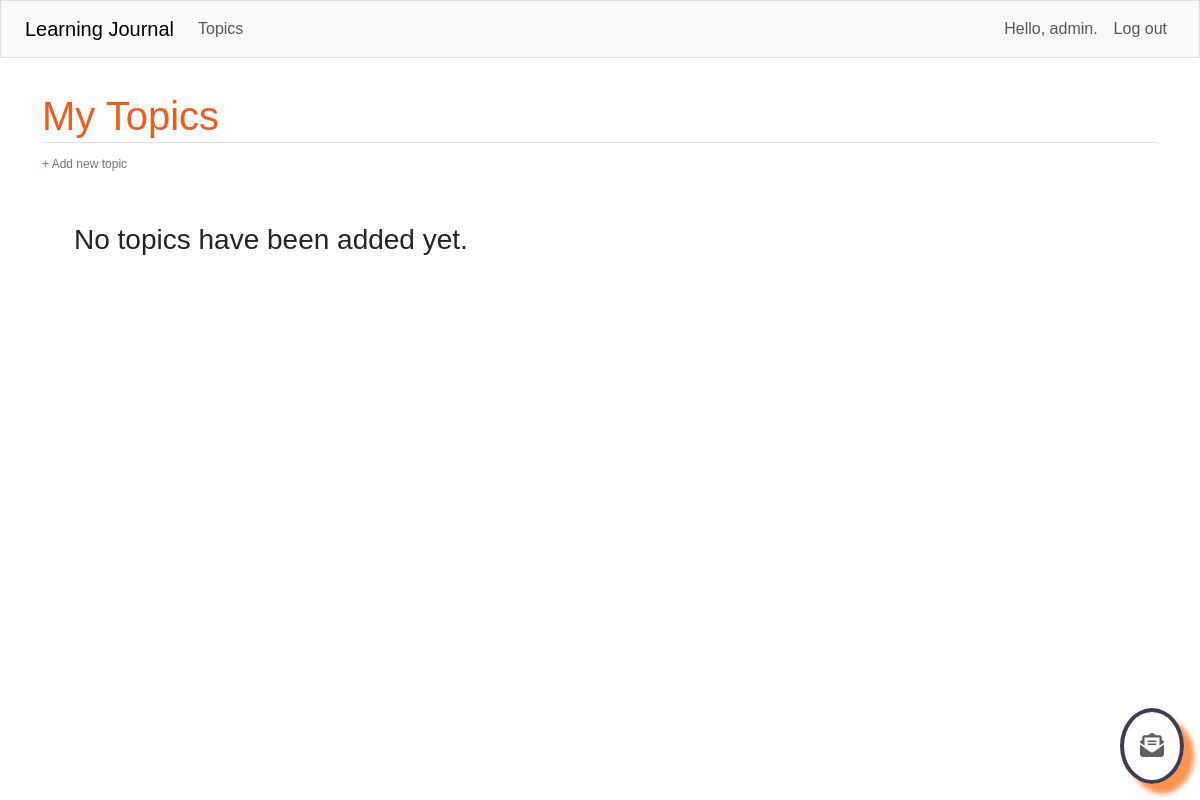
The app's page /topics/ (signed in), older data.
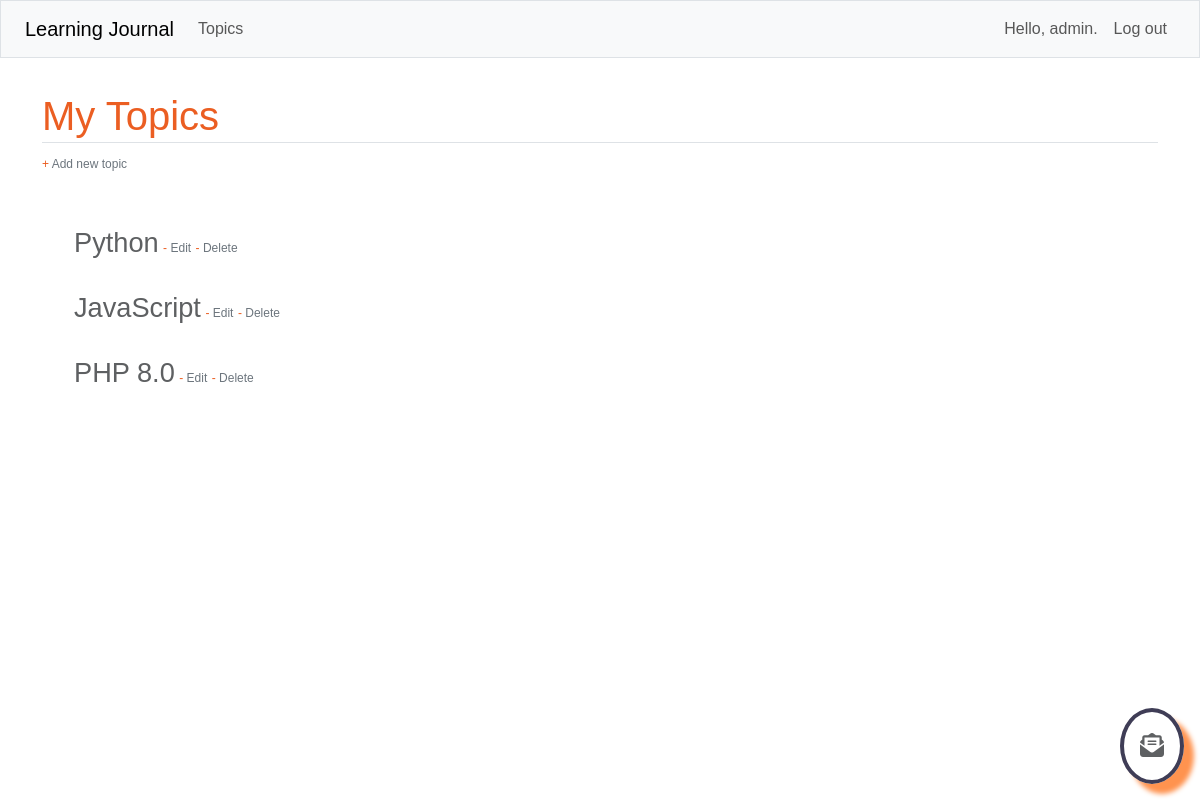
The same page, newer data.
### learning_journals/models.py (models this page shows)
class Topic(models.Model):
    text = models.CharField(max_length=200)
    date_added = models.DateTimeField(auto_now_add=True)
    owner = models.ForeignKey(User, on_delete=models.CASCADE)
    def __str__(self):
        return self.text

### learning_journals/views.py (the view)
# urls.py: path('topics/', views.topics, name='topics'),
@login_required
def topics(request):
    topics = Topic.objects.filter(owner=request.user).order_by('date_added')
    context = {'topics': topics}
    return render(request, 'learning_journals/topics.html', context)

### learning_journals/templates/learning_journals/topics.html
{% extends "learning_journals/base.html" %}
{% load bootstrap5 %}
{% block page_header %}
<h1 class="mt-5 orange-deep myline">My Topics</h1>
{% endblock page_header %}
{% block content %}
<p cladd="mb-5">
  <a href="{% url 'learning_journals:new_topic' %}" class="edittopic"><span class="orange-deep">+ </span>Add new
    topic</a>
</p>
<ul class="mt-5 mb-5">
  {% for topic in topics %}
  <li class="mt-4">
    <a href="{% url 'learning_journals:topic' topic.id %}" class="topics">{{ topic }}</a>
    <a href="{% url 'learning_journals:edit_topic' topic.id %}" class="edittopic">
      <span class="orange-deep">-</span> Edit</a>
    <a href="{% url 'learning_journals:delete_topic' topic.id %}" class="edittopic">
      <span class="orange-deep">-</span> Delete</a>
  </li>
  {% empty %}
  <li>
    <h3>No topics have been added yet.</h3>
  </li>
  {% endfor %}
</ul>
<a class="darkgrey" href="{% url 'learning_journals:contact_us' %}">
  <div class="contactus-div darkgrey">
    <i class="fas fa-envelope-open-text"></i>
  </div>
</a>
{% endblock content %}

### learning_journals/templates/learning_journals/base.html (shortened to what this page needs)
{% load bootstrap5 %}
{% load static %}
<!DOCTYPE html>
<html lang="en">
<head>
    <link rel="stylesheet" type="text/css" href="{% static 'css/style.css' %}">
    {% bootstrap_css %}
</head>
<body>
    <nav class="navbar navbar-expand-md navbar-light bg-light mb-4 border pe-4 ps-4">
        <a class="navbar-brand" href="{% url 'learning_journals:index'%}">
            Learning Journal</a>
        <ul class="navbar-nav me-auto">
            <li class="nav-item">
                <a class="nav-link" href="{% url 'learning_journals:topics'%}">
                    Topics</a>
            </li>
        </ul>
        <div class="collapse navbar-collapse" id="navbarSupportedContent">
            <ul class="navbar-nav ms-auto">
                {% if user.is_authenticated %}
                <li class="nav-item">
                    <span class="nav-link">Hello, {{ user.username }}.</span>
                </li>
                <li class="nav-item">
                    <a class="nav-link" href="{% url 'users:logout' %}">Log out</a>
                </li>
                {% endif %}
            </ul>
        </div>
    </nav>
    <main role="main" class="container">
        <div class="pb-2 mb-2 border-bottom">
            {% block page_header %}{% endblock page_header %}
        </div>
        <div>
            {% block content %}{% endblock content %}
        </div>
    </main>
</body>
</html>

### learning_journals/static/css/style.css (style rules this page uses)
body { font-family: 'Sathu', sans-serif !important; }
.orange-deep { color: #EB5E22; }
.darkgrey { color: #5E6062; }
ul { list-style-type: none; margin: 0; padding: 0; }
a.edittopic:link, a.edittopic:visited { color: #6C757D; font-size: .75rem; text-decoration: none; }
a.topics:link, a.topics:visited { font-size: 1.7rem; color: #5E6062; text-decoration: none; }
.myline { line-height: .5; }
.contactus-div { display: none; }
@media (min-width: 576px) { .contactus-div { display: block; position: absolute; right: 1rem; bottom: 1rem; border: 4px solid #3f3d56; border-radius: 50%; transition: all 0.3s ease-in-out; box-shadow: 10px 10px 5px #FF934F; padding: 1rem; text-align: center; font-size: 1.5rem; cursor: pointer; } }

Row changes from the older to the newer data that the page shows:
added Topic: text "Python"
added Topic: text "JavaScript"
added Topic: text "PHP 8.0"
Text that changed along with them:
text no longer shown: "No topics have been added yet."
